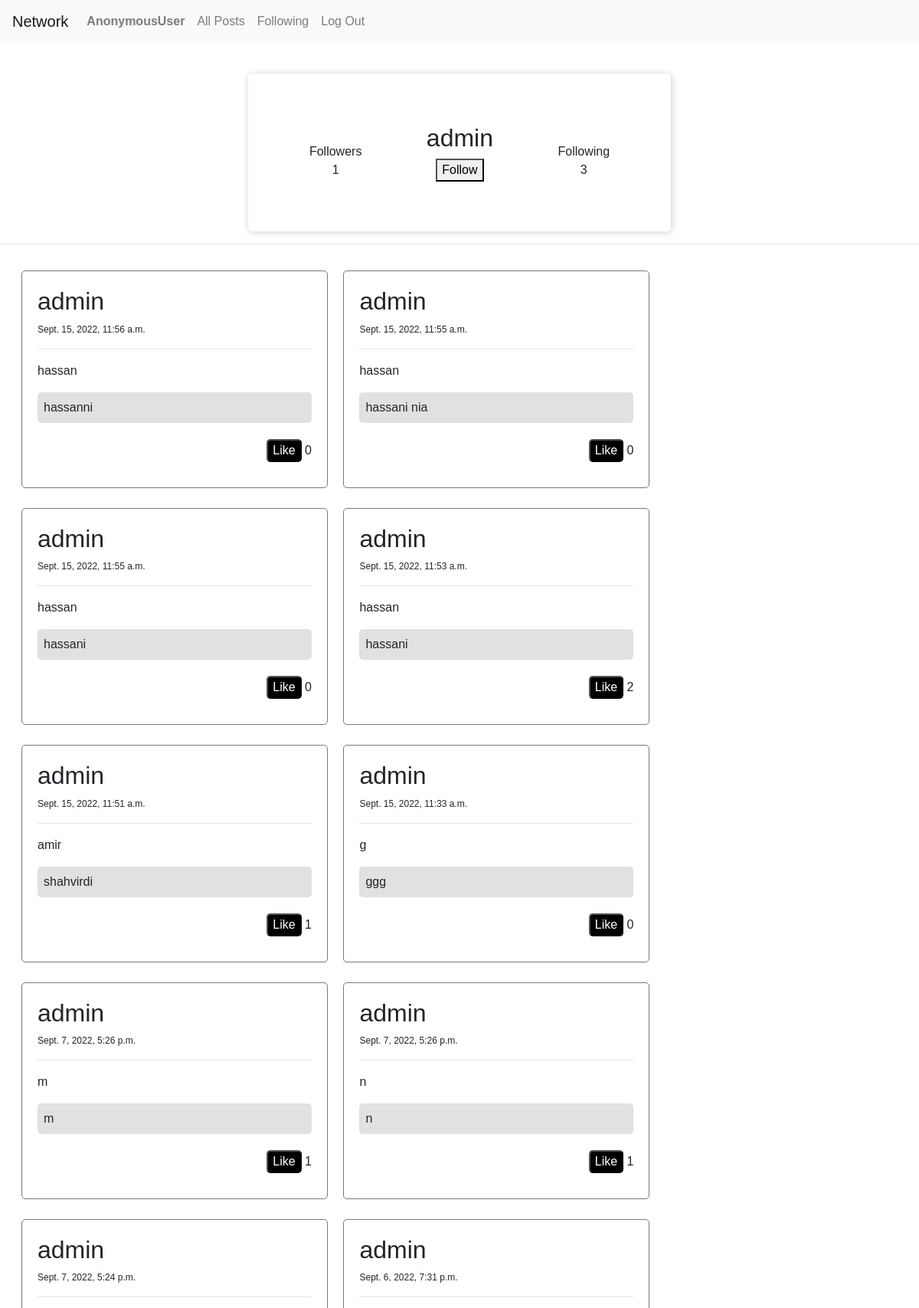
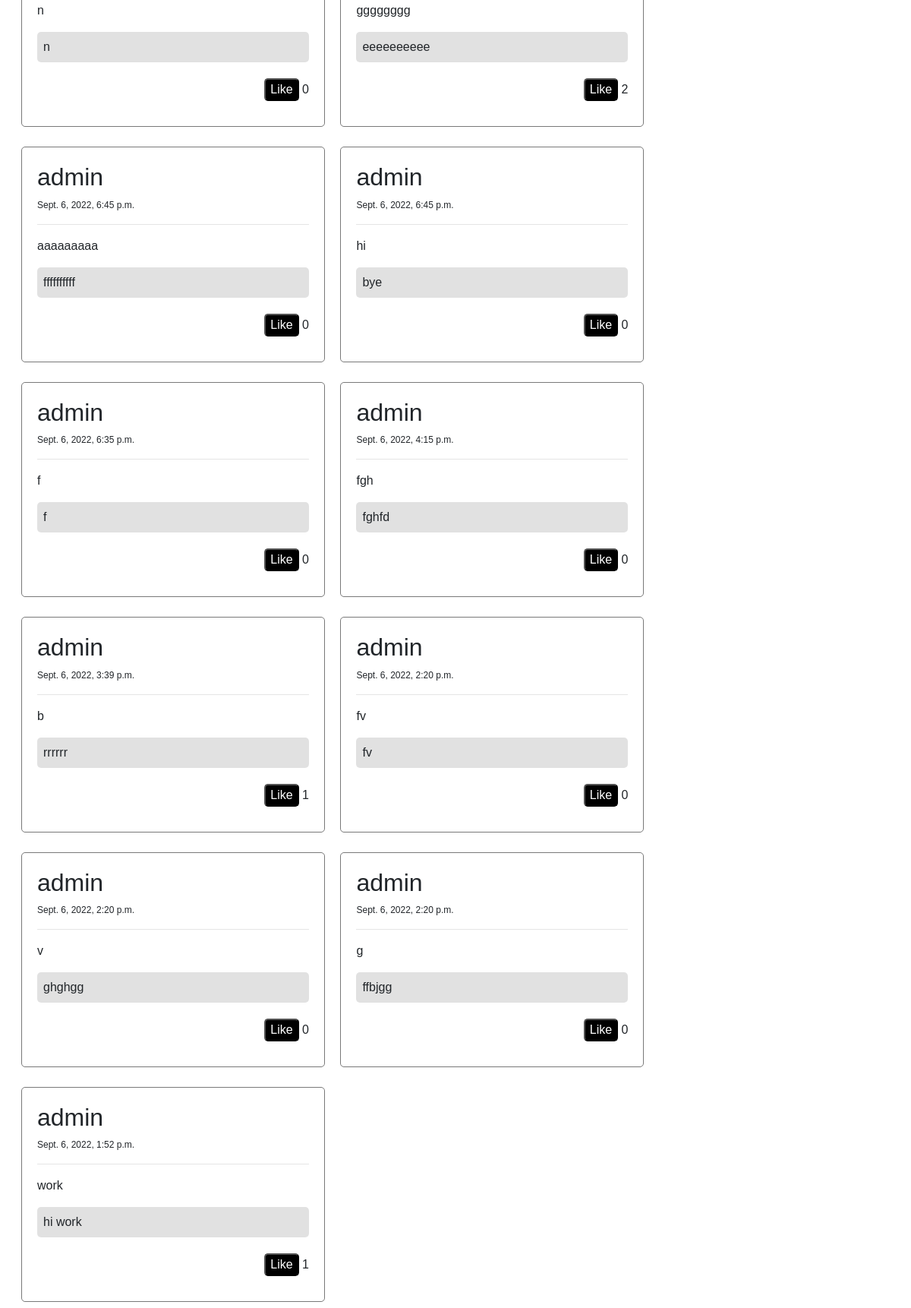
/profile/admin, run on the app's committed database (2 pictures, top to bottom).
### network/models.py (models this page shows, shortened)
class User(AbstractUser):
    pass

class Posts(models.Model):
    id = models.AutoField(primary_key=True)
    post_uesr = models.ForeignKey(User, on_delete=models.CASCADE, null=True, blank=True,related_name='create_user')
    post_title = models.CharField(max_length=200)
    post_description = models.TextField()
    post_date = models.DateTimeField(default=datetime.now, blank=True)
    post_likes = models.ManyToManyField(User,blank=True,default=None, related_name='post_likes')
    like_count = models.CharField(max_length=200)

### network/views.py (the view)
# urls.py: path("profile/<str:user>", views.profile, name="profile"),
def profile(request,user):
    follower = request.user
    user = User.objects.get(username = user)
    all_post_user = Posts.objects.filter(post_uesr = user).order_by('-id')
    followed_users_len = Followers.objects.filter(followed_users = user).count()
    following_len = Followers.objects.filter(follower = user).count()
    followed_users = Followers.objects.filter(followed_users = user)
    followed_users_list = []
    for i in followed_users:
        for_followed_users = i.follower
        followed_users_list.append(for_followed_users.username)
    if follower.username in followed_users_list is not None:
        button_and_value = 'Unfollow'
    else:
        button_and_value = 'Follow'
    return render(request, 'network/profile.html',{
        'posts': all_post_user,
        'user':user,
        'follower':follower,
        'follower_len':followed_users_len,
        'following_len':following_len,
        'button_and_value':button_and_value,
    })

### network/templates/network/profile.html (shortened to what this page needs)
{% extends 'network/layout.html' %}
{% load static %}
{% block head %}
    <link rel="stylesheet" href="{% static 'network/styles.css' %}">
{% endblock %}
{% block body %}
    <div class="div_user_profile">
        <li class="li_user_profile">
            <div>Followers</div>
            <div>{{follower_len}}</div>
        </li>
        <li class="li_user_profile">
            <div class="username"><h2>{{user}}</h2></div>
            <form action="{% url 'follower' %}" method="post">
                <button type="submit">{{button_and_value}}</button>
            </form>
        </li>
        <li class="li_user_profile">
            <div>Following</div>
            <div>{{following_len}}</div>
        </li>
    </div>
    <hr>
    <div class="div_posts">
        {% for all_posts in posts %}
            <li class="li_posts">
                <div class="div_single_posts">
                    <div>
                        <h2 class="post_user_name">{{all_posts.post_uesr}}</h2>
                    </div>
                    <p class="post_date">{{all_posts.post_date}}</p><hr>
                    <p>{{all_posts.post_title}}</p>
                    <p class="posts_description" id="post_description_{{all_posts.id}}">{{all_posts.post_description}}</p>
                    <div class="div_likes">
                        {% if request.user not in all_posts.post_likes.all %}
                            <button class="post_likes_button" value="{{all_posts.id}}" id="like_button_{{all_posts.id}}">Like</button>
                        {% else %}
                            <button class="post_likes_button" value="{{all_posts.id}}" id="like_button_{{all_posts.id}}">Unlike</button>
                        {% endif %}
                        <p class="post_likes_count" id="like_count_{{all_posts.id}}">{{all_posts.post_likes.count}}</p>
                    </div>
                </div>
            </li>
        {% endfor %}
    </div>
{% endblock %}

### network/static/network/styles.css (style rules this page uses)
* { font-family: sans-serif; }
.div_user_profile { display: block; width:fit-content ; text-align: center; box-shadow: 1px 1px 10px rgb(204, 204, 204); border-radius: 5px; padding: 25px 40px 25px 40px; margin: 40px auto 0 auto; }
.li_user_profile { display: inline-block; margin: 0; padding: 40px; }
.div_posts { margin: 0 0 0 20px; }
.li_posts { display: inline-block; padding: 8px; }
.div_single_posts { width: 400px; padding: 20px; margin:10px 0 0 0 ; border-radius: 5px; border: solid 1px rgb(121, 121, 121); }
.post_user_name { display: inline-block; }
.post_date { font-size: 12px; }
.posts_description { background-color: rgba(180, 180, 180, 0.397); padding: 8px; border-radius: 5px; }
.div_likes { text-align: right; }
.post_likes_button { background-color: black; color: white; border-radius: 5px; margin: 5px 0 0 0; }
.post_likes_count { display: inline-block; }

### data on the page
User: username "admin"
Posts: post_uesr "admin", post_date "Sept. 15, 2022, 11:56 a.m.", post_title "hassan", post_description "hassanni", post_likes.count "0"
Posts: post_uesr "admin", post_date "Sept. 15, 2022, 11:55 a.m.", post_title "hassan", post_description "hassani nia", post_likes.count "0"
Posts: post_uesr "admin", post_date "Sept. 15, 2022, 11:55 a.m.", post_title "hassan", post_description "hassani", post_likes.count "0"
Posts: post_uesr "admin", post_date "Sept. 15, 2022, 11:53 a.m.", post_title "hassan", post_description "hassani", post_likes.count "2"
Posts: post_uesr "admin", post_date "Sept. 15, 2022, 11:51 a.m.", post_title "amir", post_description "shahvirdi", post_likes.count "1"
Posts: post_uesr "admin", post_date "Sept. 15, 2022, 11:33 a.m.", post_title "g", post_description "ggg", post_likes.count "0"
Posts: post_uesr "admin", post_date "Sept. 7, 2022, 5:26 p.m.", post_title "m", post_description "m", post_likes.count "1"
Posts: post_uesr "admin", post_date "Sept. 7, 2022, 5:26 p.m.", post_title "n", post_description "n", post_likes.count "1"
Posts: post_uesr "admin", post_date "Sept. 7, 2022, 5:24 p.m.", post_title "n", post_description "n", post_likes.count "0"
Posts: post_uesr "admin", post_date "Sept. 6, 2022, 7:31 p.m.", post_title "gggggggg", post_description "eeeeeeeeee", post_likes.count "2"
Posts: post_uesr "admin", post_date "Sept. 6, 2022, 6:45 p.m.", post_title "aaaaaaaaa", post_description "ffffffffff", post_likes.count "0"
Posts: post_uesr "admin", post_date "Sept. 6, 2022, 6:45 p.m.", post_title "hi", post_description "bye", post_likes.count "0"
Posts: post_uesr "admin", post_date "Sept. 6, 2022, 6:35 p.m.", post_title "f", post_description "f", post_likes.count "0"
Posts: post_uesr "admin", post_date "Sept. 6, 2022, 4:15 p.m.", post_title "fgh", post_description "fghfd", post_likes.count "0"
Posts: post_uesr "admin", post_date "Sept. 6, 2022, 3:39 p.m.", post_title "b", post_description "rrrrrr", post_likes.count "1"
Posts: post_uesr "admin", post_date "Sept. 6, 2022, 2:20 p.m.", post_title "fv", post_description "fv", post_likes.count "0"
Posts: post_uesr "admin", post_date "Sept. 6, 2022, 2:20 p.m.", post_title "v", post_description "ghghgg", post_likes.count "0"
Posts: post_uesr "admin", post_date "Sept. 6, 2022, 2:20 p.m.", post_title "g", post_description "ffbjgg", post_likes.count "0"
Posts: post_uesr "admin", post_date "Sept. 6, 2022, 1:52 p.m.", post_title "work", post_description "hi work", post_likes.count "1"

### other printed values
{{ request.user }} "AnonymousUser"
{{ follower_len }} "1"
{{ button_and_value }} "Follow"
{{ following_len }} "3"
